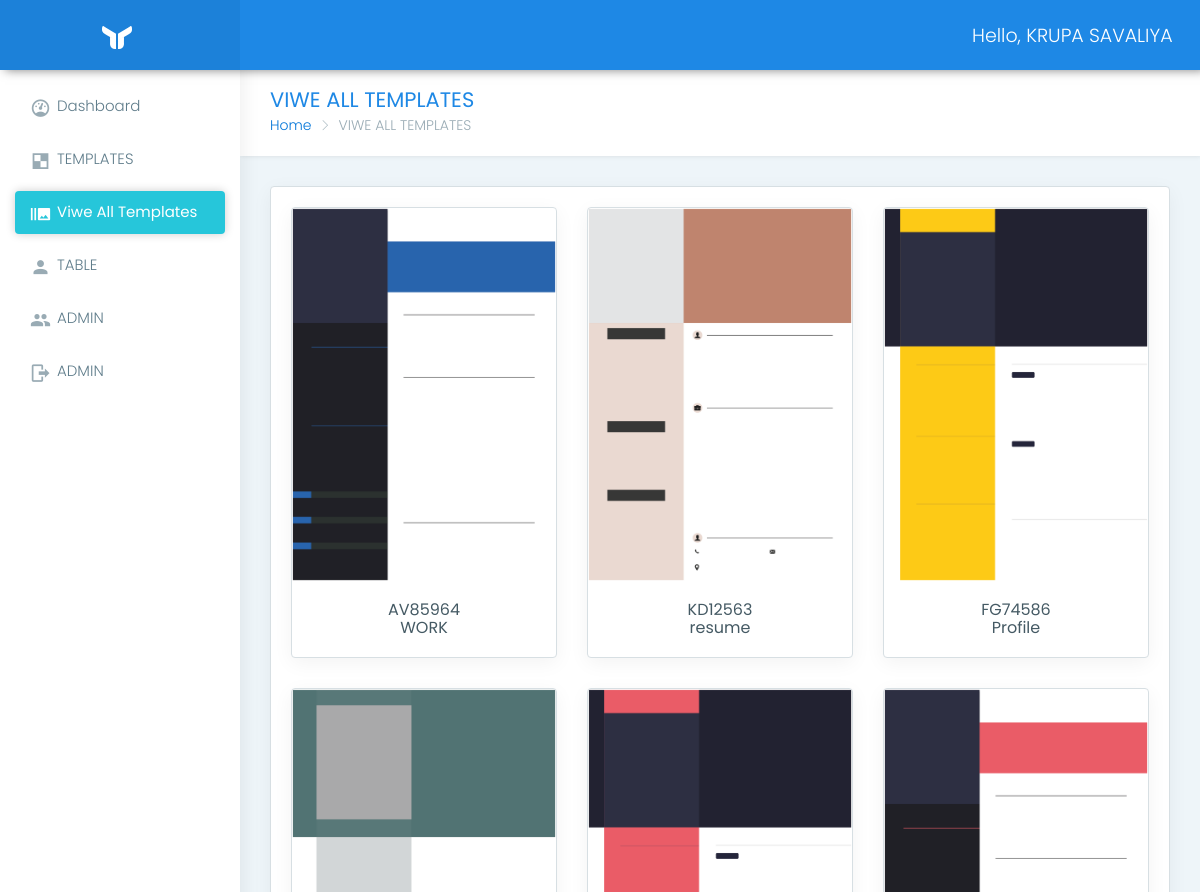
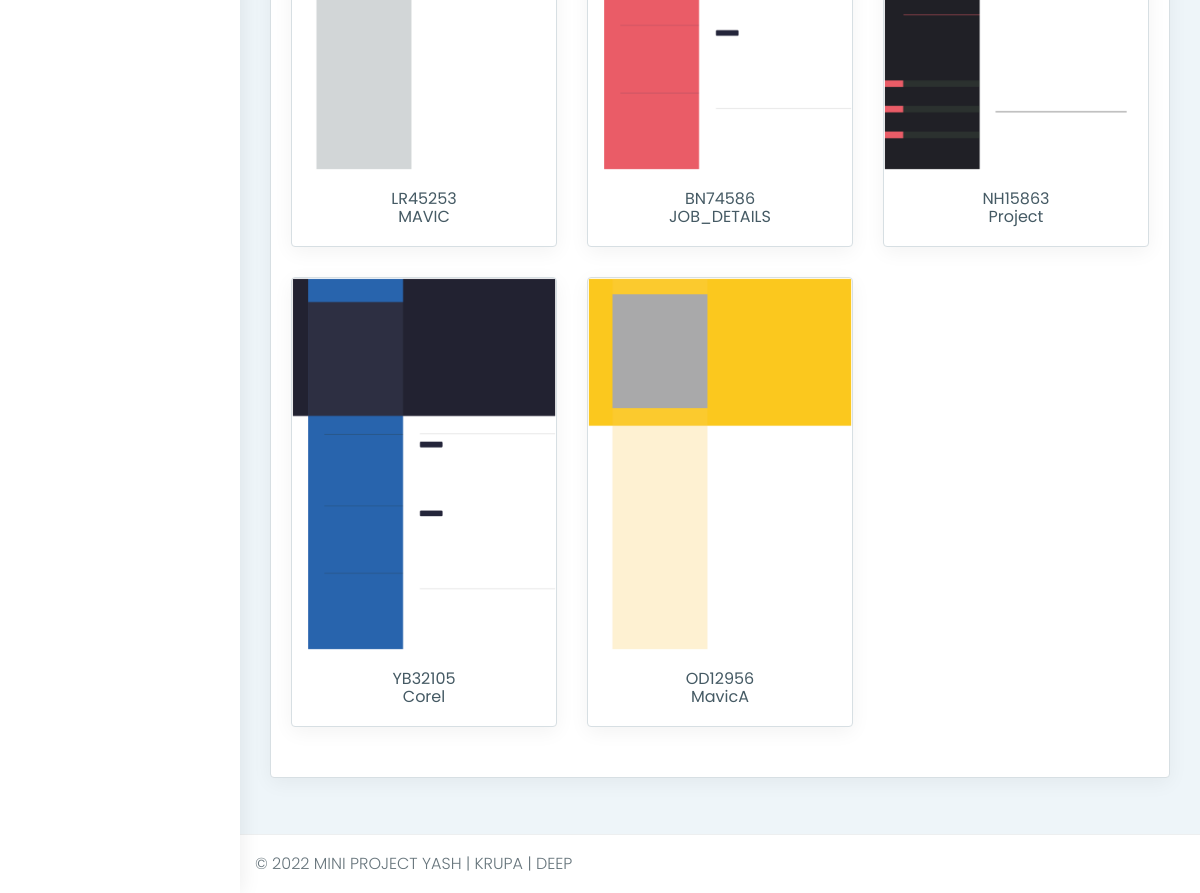
The page /Admin/viwealltemplates.php (signed in) on the database its author committed (2 pictures, top to bottom).
### tables this page shows
CREATE TABLE `template` (
  `id` int(11) NOT NULL,
  `temp_id` varchar(12) NOT NULL,
  `temp_name` varchar(30) NOT NULL,
  `about_temp` varchar(220) NOT NULL,
  `example_image` varchar(80) NOT NULL,
  `kit_image` varchar(80) NOT NULL,
  `logic_file` varchar(80) NOT NULL
);

### Admin/viwealltemplates.php (the view, shortened to what this page needs)
<?php
    if($_SESSION['email'] ) {
?>
<!DOCTYPE html>
<html lang="en">
<head>
    <link href="assets/plugins/bootstrap/css/bootstrap.min.css" rel="stylesheet">
    <link href="css/style.css" rel="stylesheet">
    <link href="css/colors/blue.css" id="theme" rel="stylesheet">
</head>
<body class="fix-header fix-sidebar card-no-border">
    <div id="main-wrapper">
        <?php
        include("header.php")
        ?>
        <?php
        include("nav.php")
        ?>
        <div class="page-wrapper">
            <div class="container-fluid">
                <div class="row page-titles">
                    <div class="col-md-5 col-8 align-self-center">
                        <h3 class="text-themecolor m-b-0 m-t-0">VIWE ALL TEMPLATES</h3>
                        <ol class="breadcrumb">
                            <li class="breadcrumb-item"><a href="javascript:void(0)">Home</a></li>
                            <li class="breadcrumb-item active">VIWE ALL TEMPLATES</li>
                        </ol>
                    </div>
                </div>
                <div class="row">
                    <div class="col-12">
                        <div class="card">
                            <div class="card-block">
                                <div class="row">
                                    <?php
                                    $con = mysqli_connect("localhost", "root", "", "resume");
                                    $query = "select * from template";
                                    $res = mysqli_query($con, $query);
                                    while ($row = mysqli_fetch_array($res)) {
                                    ?>
                                        <div class="col-lg-4 col-xlg-3 col-md-5">
                                            <a href="viwefulltemplate.php?id=<?php echo $row['id'] ?>">
                                            <div class="card">
                                                <img class="card-img-top" src="<?php echo $row['kit_image'] ?>?id=1" alt="Card image cap">
                                                <div class="card-block little-profile text-center">
                                                    <h5 class="m-b-0"><?php echo $row['temp_id'] ?></h5>
                                                    <h5 class="m-b-0"><?php echo $row['temp_name'] ?></h5>
                                                </div>
                                            </div>
                                            </a>
                                        </div>
                                    <?php
                                    }
                                    ?>
                                </div>
                            </div>
                        </div>
                    </div>
                </div>
            </div>
            <?php
            include("footer.php");
            ?>
        </div>
    </div>
</body>
</html><?php
}
?>

### Admin/header.php (shortened to what this page needs)
<?php
if ($_SESSION['email']) {
?>
    <header class="topbar">
        <nav class="navbar top-navbar navbar-toggleable-sm navbar-light">
            <div class="navbar-header">
                <a class="navbar-brand" href="index.php">
                    <b>
                        <img src="assets/images/logo-light-icon.png" alt="homepage" class="light-logo" />
                    </b>
                </a>
            </div>
            <div class="navbar-collapse">
                <ul class="navbar-nav my-lg-0">
                        <li class="nav-item dropdown">
                    <?php
                    $con = mysqli_connect("localhost", "root", "", "resume");
                    $query = "select * from admin where email='" . $_SESSION['email'] . "'";
                    $res = mysqli_query($con, $query);
                    while ($row = mysqli_fetch_array($res)) {
                    ?>
                            <a class="nav-link dropdown-toggle text-muted waves-effect waves-dark" href="admindata.php" aria-expanded="false">Hello, <?php echo $row['full_name'] ?></a>
                    <?php
                    }
                    ?>
                        </li>
                </ul>
            </div>
        </nav>
    </header>
<?php
}
?>

### Admin/nav.php (shortened to what this page needs)
<?php
    if($_SESSION['email'] ) {
?>
<aside class="left-sidebar">
    <div class="scroll-sidebar">
        <nav class="sidebar-nav">
            <ul id="sidebarnav">
                <li> <a class="waves-effect waves-dark" href="index.php" aria-expanded="false"><i class="mdi mdi-gauge"></i><span class="hide-menu">Dashboard</span></a>
                </li>
                <li> <a class="waves-effect waves-dark" href="x.php" aria-expanded="false"><i class="mdi mdi-checkerboard"></i><span class="hide-menu">TEMPLATES</span></a>
                </li>
                <li> <a class="waves-effect waves-dark" href="viwealltemplates.php" aria-expanded="false"><i class="mdi mdi-camera-burst"></i><span class="hide-menu">Viwe All Templates</span></a>
                <li> <a class="waves-effect waves-dark" href="viewusers.php" aria-expanded="false"><i class="mdi mdi-account"></i><span class="hide-menu">TABLE</span></a>
                </li>
                </li>
                <li> <a class="waves-effect waves-dark" href="admindata.php" aria-expanded="false"><i class="mdi mdi-account-multiple"></i><span class="hide-menu">ADMIN</span></a>
                </li>
                <li> <a class="waves-effect waves-dark" href="logout.php" aria-expanded="false"><i class="mdi mdi-logout"></i><span class="hide-menu">ADMIN</span></a>
                </li>
            </ul>
        </nav>
    </div>
</aside><?php
}
?>

### Admin/footer.php (shortened to what this page needs)
<?php
    if($_SESSION['email'] ) {
?>
<footer class="footer"> © 2022 MINI PROJECT YASH | KRUPA | DEEP </footer>
<?php
}
?>

### Admin/css/colors/blue.css (style rules this page uses)
.topbar { background: #1e88e5; }
.topbar .navbar-header { background: rgba(0, 0, 0, 0.05); }
.topbar .top-navbar .navbar-header .navbar-brand .light-logo { display: inline-block; color: rgba(255, 255, 255, 0.8); }
.topbar .navbar-light .navbar-nav .nav-item > a.nav-link { color: #ffffff !important; }
.text-themecolor { color: #1e88e5 !important; }
.sidebar-nav { background: #fff; }
.sidebar-nav ul li a { color: #607d8b; }
.sidebar-nav ul li a.active, .sidebar-nav ul li a:hover { color: #26c6da; }
.sidebar-nav ul li a.active { color: #263238; }
.sidebar-nav > ul > li.active > a, .sidebar-nav > ul > li.active:hover > a { color: #ffffff; background: #26c6da; }
.sidebar-nav > ul > li.active > a i, .sidebar-nav > ul > li.active:hover > a i { color: #ffffff; }
.sidebar-nav > ul > li.active > a:after, .sidebar-nav > ul > li.active:hover > a:after { border-color: #ffffff; }
.sidebar-nav > ul > li > a.active i, .sidebar-nav > ul > li > a:hover i { color: #26c6da; }
.sidebar-nav > ul > li > a i { color: #99abb4; }
.sidebar-nav > ul > li > a.active { font-weight: 400; background: #ffffff; color: #1e88e5; }
.card-no-border .sidebar-nav > ul > li > a.active { color: #ffffff; background: #26c6da; }
.card-no-border .sidebar-nav > ul > li > a.active i { color: #ffffff; }
.card-no-border .sidebar-nav > ul > li > a.active:after { border-color: #ffffff; }

### rows shown on the page
template: kit_image (picture), temp "AV85964", temp_name "WORK"
template: kit_image (picture), temp "KD12563", temp_name "resume"
template: kit_image (picture), temp "FG74586", temp_name "Profile"
template: kit_image (picture), temp "LR45253", temp_name "MAVIC"
template: kit_image (picture), temp "BN74586", temp_name "JOB_DETAILS"
template: kit_image (picture), temp "NH15863", temp_name "Project"
template: kit_image (picture), temp "YB32105", temp_name "Corel"
template: kit_image (picture), temp "OD12956", temp_name "MavicA"

### other values the page prints
$row['full_name'] "KRUPA SAVALIYA"
